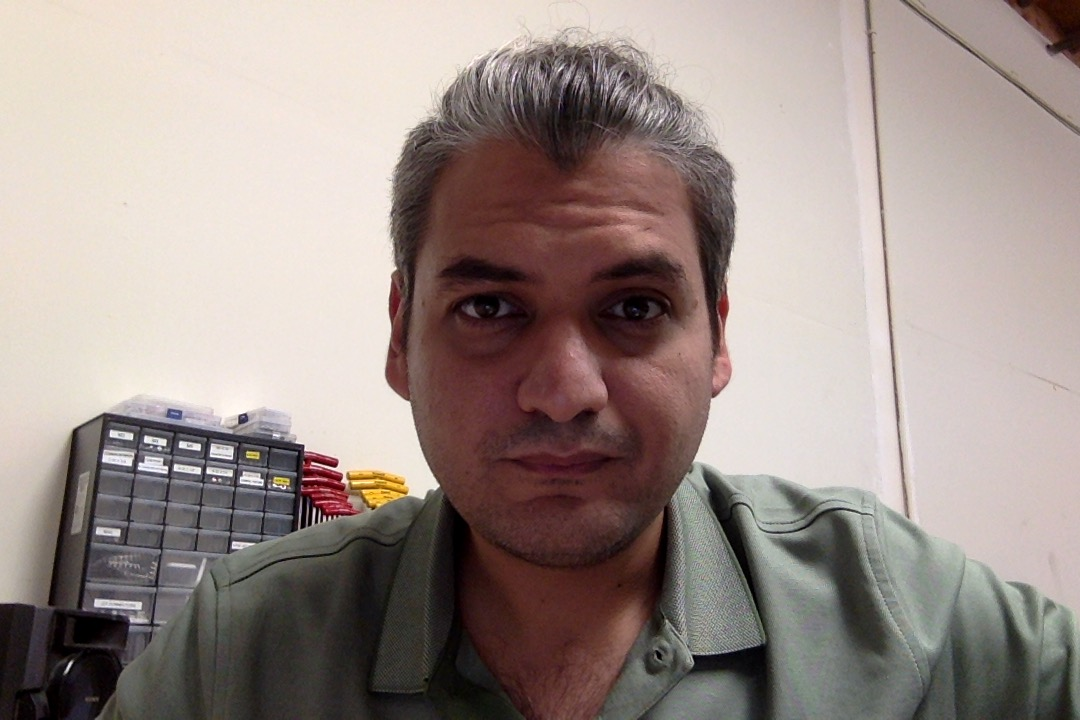
//> input picture Face Detection/test.jpg, 1080 x 720 px, given in place of the camera
$ ./main   (built with g++ and OpenCV 4)
//> lines starting //> are read from the running program, lines starting //| are printed output that depends on the picture
#include <opencv2/opencv.hpp>

using namespace cv;
int main() {
    VideoCapture camera(0);
    Mat img, blurred, gray, canny;
    char charCheckForEscKey = 0;
    int low = 50;
    int high = 60;


// this condition has to be here, check for escape key and the camera is open. makes no sense but it has to be here
    while (charCheckForEscKey != 27 && camera.isOpened()){
//        capture a frame
        camera.read(img);
//> img is the input picture: 720 rows x 1080 cols, CV_8UC3; mean B, G, R 137.3, 142.4, 155.9
//        convert the frame to a grayscale
        cvtColor(img,gray,COLOR_BGR2GRAY);
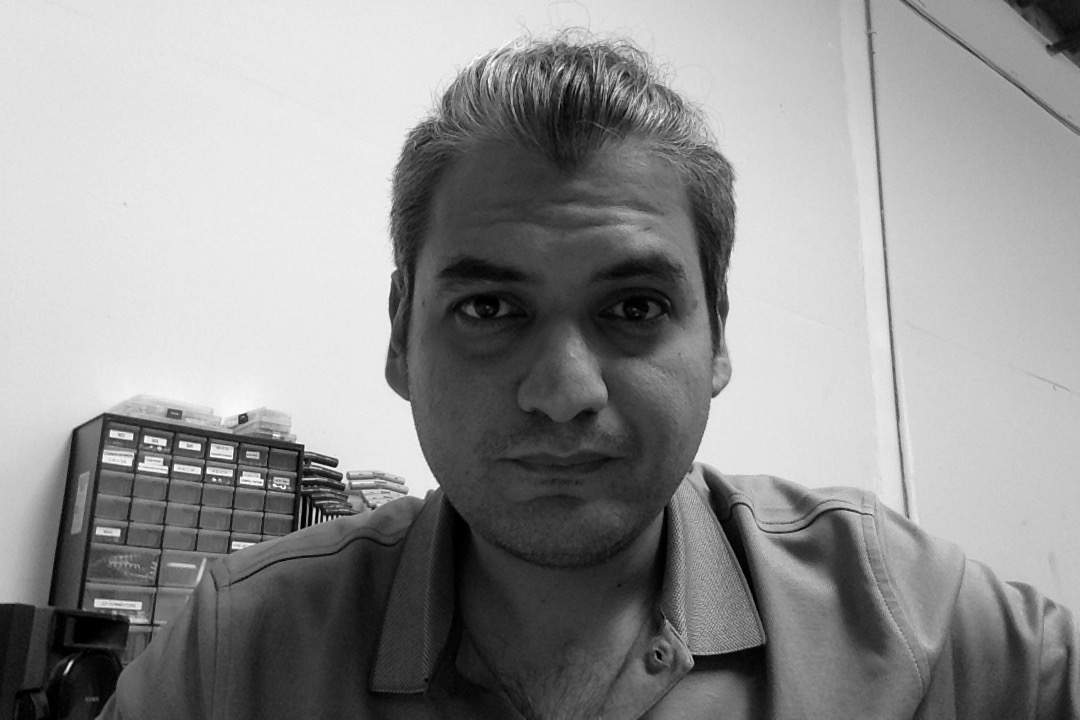
//> gray: 720 rows x 1080 cols, CV_8UC1; min 0, max 255, mean 145.9
//        Use a blur filter to smooth the image and remove some noise
        GaussianBlur(gray,blurred,cv::Size(5, 5),1.4);
//        Use a canny edge detector algorithm to find the lines then display the output
        Canny(blurred,canny,low,high);
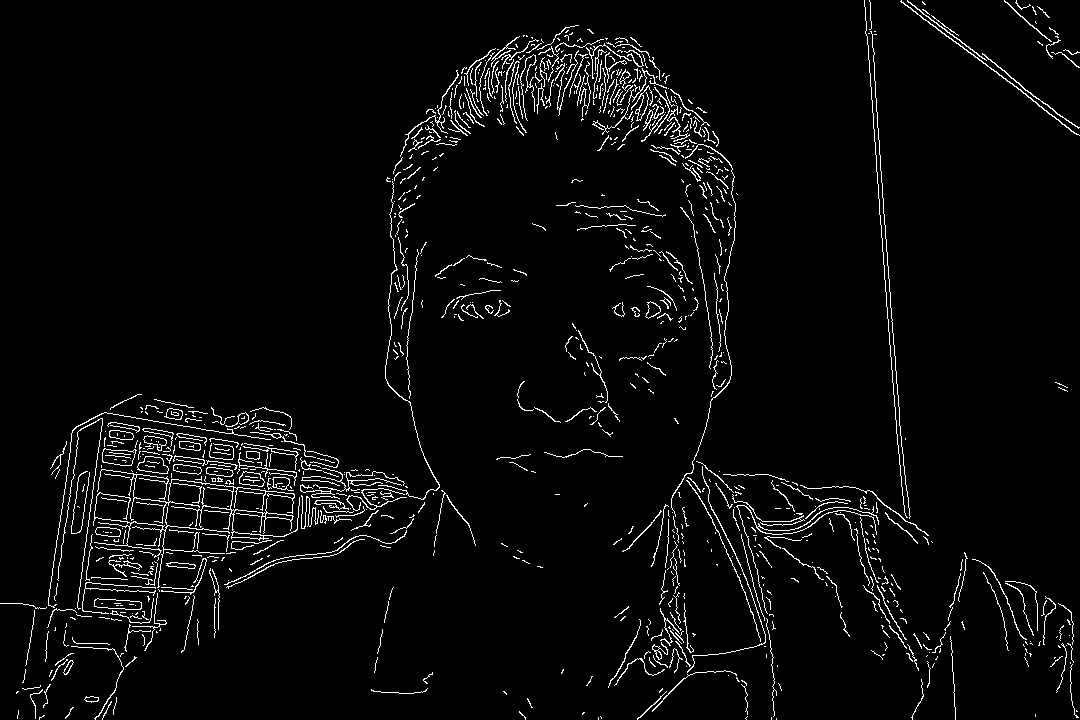
//> canny: 720 rows x 1080 cols, CV_8UC1; 3.6% white in thin lines or dots
        namedWindow("Cam");
        createTrackbar("low","Cam",&low,100);
        createTrackbar("high","Cam",&high,100);
        imshow("Cam",canny);
        charCheckForEscKey = cv::waitKey(1);
//> the Esc key is pressed
    }
}
